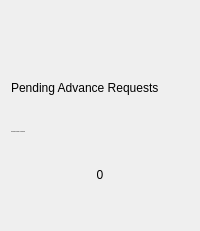
             <widget class="QWidget" name="m_widget_summary_par" native="true">
              <property name="minimumSize">
               <size>
                <width>190</width>
                <height>231</height>
               </size>
              </property>
              <property name="maximumSize">
               <size>
                <width>16777215</width>
                <height>231</height>
               </size>
              </property>
              <property name="cursor">
               <cursorShape>PointingHandCursor</cursorShape>
              </property>
              <property name="styleSheet">
               <string notr="true">QWidget[objectName=&quot;m_widget_summary_par&quot;] {
	background: qradialgradient(
			spread: pad,
			cx: 0.5,
			cy: 0.5,
			radius: 1.0,
			fx: 0.5,
			fy: 0.5,
			stop: 0 #2d2d2d,
			stop: 1 #242424
	);
	border: 1px solid;
	border-radius: 20px;
	border-color: qlineargradient(x1:0, y1:0, x2:1, y2:0, stop: 0 rgb(58, 62, 88), stop: 1 rgb(119, 127, 148))

}

QLabel {
	background-color: transparent;
}

QLabel[objectName=&quot;lbl_dashboard_header_2&quot;]{
	font: 14px;
}

QPushButton {
	background-color: transparent;
}

Line {
	background-color: #be8af9;
}</string>
              </property>
              <layout class="QVBoxLayout" name="verticalLayout_5">
               <item>
                <layout class="QHBoxLayout" name="horizontalLayout_4">
                 <item>
                  <spacer name="horizontalSpacer_44">
                   <property name="orientation">
                    <enum>Qt::Horizontal</enum>
                   </property>
                   <property name="sizeHint" stdset="0">
                    <size>
                     <width>40</width>
                     <height>20</height>
                    </size>
                   </property>
                  </spacer>
                 </item>
                 <item>
                  <widget class="QLabel" name="lbl_summary_2_icon">
                   <property name="minimumSize">
                    <size>
                     <width>51</width>
                     <height>51</height>
                    </size>
                   </property>
                   <property name="maximumSize">
                    <size>
                     <width>51</width>
                     <height>51</height>
                    </size>
                   </property>
                   <property name="text">
                    <string/>
                   </property>
                   <property name="pixmap">
                    <pixmap resource="../icons_source.qrc">:/newSource/icons/advance_transaction_1.png</pixmap>
                   </property>
                   <property name="scaledContents">
                    <bool>true</bool>
                   </property>
                  </widget>
                 </item>
                 <item>
                  <spacer name="horizontalSpacer_45">
                   <property name="orientation">
                    <enum>Qt::Horizontal</enum>
                   </property>
                   <property name="sizeHint" stdset="0">
                    <size>
                     <width>40</width>
                     <height>20</height>
                    </size>
                   </property>
                  </spacer>
                 </item>
                </layout>
               </item>
               <item>
                <spacer name="verticalSpacer_47">
                 <property name="orientation">
                  <enum>Qt::Vertical</enum>
                 </property>
                 <property name="sizeHint" stdset="0">
                  <size>
                   <width>20</width>
                   <height>40</height>
                  </size>
                 </property>
                </spacer>
               </item>
               <item>
                <widget class="QLabel" name="lbl_dashboard_header_2">
                 <property name="minimumSize">
                  <size>
                   <width>151</width>
                   <height>18</height>
                  </size>
                 </property>
                 <property name="maximumSize">
                  <size>
                   <width>16777215</width>
                   <height>18</height>
                  </size>
                 </property>
                 <property name="text">
                  <string>Pending Advance Requests</string>
                 </property>
                 <property name="alignment">
                  <set>Qt::AlignLeading|Qt::AlignLeft|Qt::AlignVCenter</set>
                 </property>
                </widget>
               </item>
               <item>
                <spacer name="verticalSpacer_48">
                 <property name="orientation">
                  <enum>Qt::Vertical</enum>
                 </property>
                 <property name="sizeHint" stdset="0">
                  <size>
                   <width>20</width>
                   <height>40</height>
                  </size>
                 </property>
                </spacer>
               </item>
               <item>
                <widget class="QLabel" name="lbl_dashboard_description_2">
                 <property name="minimumSize">
                  <size>
                   <width>151</width>
                   <height>36</height>
                  </size>
                 </property>
                 <property name="maximumSize">
                  <size>
                   <width>16777215</width>
                   <height>36</height>
                  </size>
                 </property>
                 <property name="font">
                  <font>
                   <pointsize>-1</pointsize>
                   <weight>50</weight>
                   <italic>false</italic>
                   <bold>false</bold>
                  </font>
                 </property>
                 <property name="text">
                  <string>Approvals required for advances</string>
                 </property>
                 <property name="alignment">
                  <set>Qt::AlignLeading|Qt::AlignLeft|Qt::AlignVCenter</set>
                 </property>
                 <property name="wordWrap">
                  <bool>true</bool>
                 </property>
                </widget>
               </item>
               <item>
                <spacer name="verticalSpacer_49">
                 <property name="orientation">
                  <enum>Qt::Vertical</enum>
                 </property>
                 <property name="sizeHint" stdset="0">
                  <size>
                   <width>20</width>
                   <height>40</height>
                  </size>
                 </property>
                </spacer>
               </item>
               <item>
                <widget class="QLabel" name="lbl_count_pending_advance_requests">
                 <property name="minimumSize">
                  <size>
                   <width>151</width>
                   <height>16</height>
                  </size>
                 </property>
                 <property name="maximumSize">
                  <size>
                   <width>16777215</width>
                   <height>16</height>
                  </size>
                 </property>
                 <property name="text">
                  <string>0</string>
                 </property>
                 <property name="alignment">
                  <set>Qt::AlignCenter</set>
                 </property>
                </widget>
               </item>
               <item>
                <spacer name="verticalSpacer_50">
                 <property name="orientation">
                  <enum>Qt::Vertical</enum>
                 </property>
                 <property name="sizeHint" stdset="0">
                  <size>
                   <width>20</width>
                   <height>40</height>
                  </size>
                 </property>
                </spacer>
               </item>
               <item>
                <layout class="QHBoxLayout" name="horizontalLayout_63">
                 <item>
                  <spacer name="horizontalSpacer_54">
                   <property name="orientation">
                    <enum>Qt::Horizontal</enum>
                   </property>
                   <property name="sizeHint" stdset="0">
                    <size>
                     <width>40</width>
                     <height>20</height>
                    </size>
                   </property>
                  </spacer>
                 </item>
                 <item>
                  <widget class="QLabel" name="lbl_dashboard_expand_icon_2">
                   <property name="minimumSize">
                    <size>
                     <width>16</width>
                     <height>16</height>
                    </size>
                   </property>
                   <property name="maximumSize">
                    <size>
                     <width>16</width>
                     <height>16</height>
                    </size>
                   </property>
                   <property name="text">
                    <string/>
                   </property>
                   <property name="pixmap">
                    <pixmap resource="../icons_source.qrc">:/newSource/icons/expand_1.png</pixmap>
                   </property>
                   <property name="scaledContents">
                    <bool>true</bool>
                   </property>
                  </widget>
                 </item>
                </layout>
               </item>
              </layout>
             </widget>
